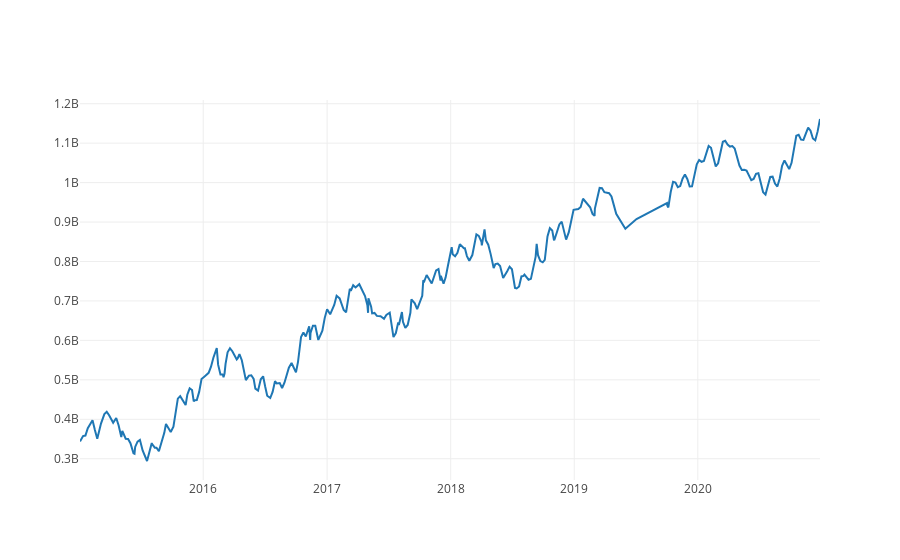

Notebook cell for this chart:
### Code cell
plotly_df(forecast.set_index('ds')[['yhat']])

### Figure 1 — Plotly figure (JSON) as saved in the notebook; plotly's stock layout.template omitted (floating-point values rounded to 4 significant figures; data arrays with more than 128 entries replaced by an {"elided": "..."} marker saying what was removed)
{"data": [{"mode": "lines", "name": "yhat", "type": "scatter", "uid": "4f6ae579-7b02-4bc3-866e-23bf84260901", "x": {"elided": "291 str values"}, "y": {"elided": "291 float values"}}], "layout": {"title": {"text": ""}}}
